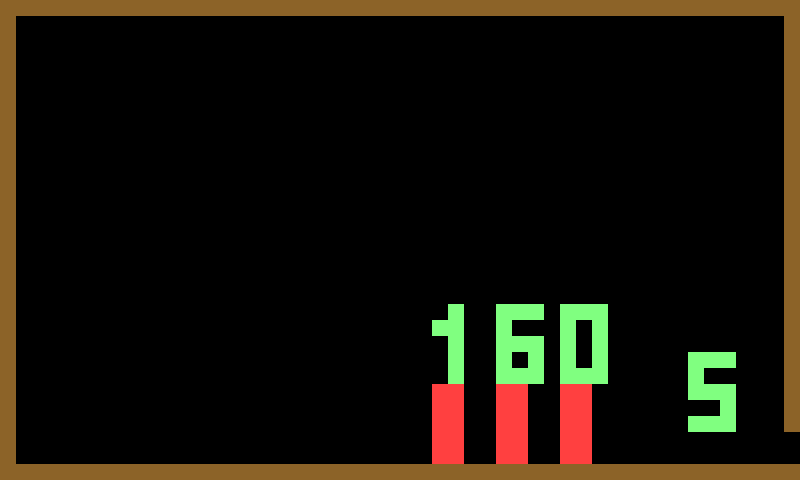

This game map was drawn from its Tiled (.tmx) file and the tilesets committed beside it. A one-line description and the trimmed map source follow:
An orthogonal 50x30 tile map with 16x16 px tiles, 3 tile layers (Base tile layer, Tile Layer 3, Tile Layer 2) and 7 objects (2x Entrance, Exit).

<map version="1.0" orientation="orthogonal" width="50" height="30" tilewidth="16" tileheight="16">
 <tileset firstgid="1" name="tiles" tilewidth="16" tileheight="16">
  <image source="tiles.png" width="320" height="240" />
  <tile id="1">
   <properties>
    <property name="lethal" value="1" />
   </properties>
  </tile>
 </tileset>
 <layer name="Base tile layer" width="50" height="30">
  <data>[1500 cells, 205 non-empty, 3 distinct tile ids]</data>
 </layer>
 <layer name="Tile Layer 3" width="50" height="30">
  <data>[1500 cells, 10 non-empty, 1 distinct tile ids]</data>
 </layer>
 <objectgroup name="Moving platforms" width="50" height="30" />
 <objectgroup name="Static block" width="50" height="30">
  <properties>
   <property name="block" value="1" />
   <property name="type" value="Block" />
  </properties>
  <object x="0" y="0" width="16" height="480" />
  <object x="16" y="464" width="784" height="16" />
  <object x="784" y="0" width="16" height="432" />
  <object x="16" y="0" width="768" height="16" />
 </objectgroup>
 <objectgroup name="Lethal block" width="50" height="30">
  <properties>
   <property name="lethal" value="1" />
   <property name="type" value="Block" />
  </properties>
 </objectgroup>
 <objectgroup name="Entities" width="50" height="30">
  <object type="Exit" x="800" y="432" width="16" height="32">
   <properties>
    <property name="destination" value="test2.tmx" />
    <property name="id" value="0" />
   </properties>
  </object>
  <object type="Entrance" x="784" y="448" width="16" height="16">
   <properties>
    <property name="id" value="1" />
   </properties>
  </object>
  <object type="Entrance" x="719" y="425" width="16" height="16">
   <properties>
    <property name="id" value="0" />
   </properties>
  </object>
 </objectgroup>
 <layer name="Tile Layer 2" width="50" height="30">
  <data>[1500 cells, 10 non-empty, 1 distinct tile ids]</data>
 </layer>
</map>
